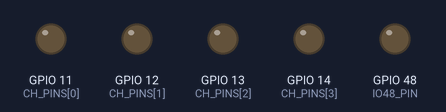
A sketch run on a simulated ESP32-S3. Parts: output pins drawn as LEDs (lit = HIGH).

Above: at 0.3 s.
At 1.25 s:
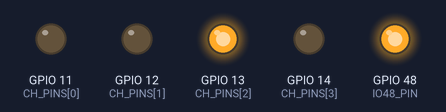
At 2.45 s:
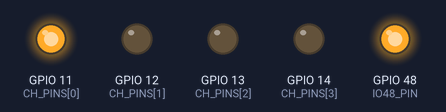
At 4.25 s:
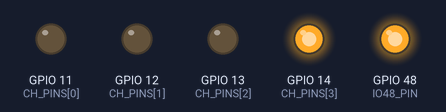
At 5.45 s:
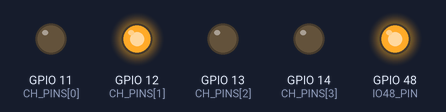
Timing chart, 0 to 5.8 s (numbered marks = the images above):
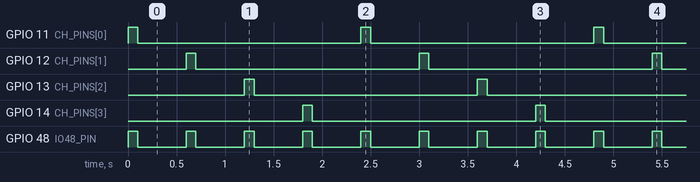

Measured:
- by itself, GPIO 11 (CH_PINS[0]), GPIO 12 (CH_PINS[1]), GPIO 13 (CH_PINS[2]), GPIO 14 (CH_PINS[3]): alternates HIGH for 0.10 s and LOW for 2.3 s
- by itself, GPIO 48 (IO48_PIN): alternates HIGH for 0.10 s and LOW for 0.50 s
- by itself, everything shown: repeats every 2.4 s, in 8 steps

The sketch:

link_test.ino
```cpp
// ============================================================================
//  link_test.ino  -  CLEAN-SLATE HARDWARE LINK TEST
// ----------------------------------------------------------------------------
//  Purpose: prove the PC can build and upload to this board, and that the
//  IO48 indicator and 240V channels 1-4 can be driven directly.
//
//  NO audio. NO Wi-Fi. NO libraries. NO NVS/Preferences.
//  NO include of, or reference to, any previous file in this project.
//
//  Behaviour, repeating forever:
//    channel 1 flashes 100 ms, pause 500 ms,
//    channel 2 flashes 100 ms, pause 500 ms,
//    channel 3 flashes 100 ms, pause 500 ms,
//    channel 4 flashes 100 ms, pause 500 ms,  -> back to channel 1
//    IO48 is ON for the same 100 ms as each channel.
//
//  Timing: one step = 100 + 500 = 600 ms.  Full cycle = 4 x 600 = 2400 ms.
//
//  Board:  ESP32-S3 N16R8 (16 MB flash, 8 MB octal PSRAM), port COM5
//  FQBN:   esp32:esp32:esp32s3:FlashSize=16M,PartitionScheme=huge_app,
//          FlashMode=qio,USBMode=hwcdc
// ============================================================================

// ---------------------------------------------------------------------------
//  PINS  -  taken from HARDWARE_CONNECTION.md
// ---------------------------------------------------------------------------
const uint8_t IO48_PIN = 48;   // onboard status LED, one flash per channel

const uint8_t CH_PINS[4] = { 11, 12, 13, 14 };   // 240V channels 1, 2, 3, 4
const uint8_t NUM_CH = 4;

// ---------------------------------------------------------------------------
//  TIMING  -  every flash is 100 ms long, followed by a 500 ms pause
// ---------------------------------------------------------------------------
const uint16_t FLASH_MS = 100;   // 100 ms is clearly visible; 300 ms merges
const uint16_t PAUSE_MS = 500;   // pause after each flash

// ---------------------------------------------------------------------------
//  setup  -  drive everything LOW before making the pins outputs, so nothing
//  glitches on at power-up.
// ---------------------------------------------------------------------------
void setup() {
  digitalWrite(IO48_PIN, LOW);
  pinMode(IO48_PIN, OUTPUT);

  for (uint8_t i = 0; i < NUM_CH; i++) {
    digitalWrite(CH_PINS[i], LOW);
    pinMode(CH_PINS[i], OUTPUT);
  }
}

// ---------------------------------------------------------------------------
//  loop  -  chase 1, 2, 3, 4 and repeat.  Deliberately simple: the channel is
//  written AT the flash, never from a slow engine, so the 100 ms window is
//  always honoured.
// ---------------------------------------------------------------------------
void loop() {
  for (uint8_t i = 0; i < NUM_CH; i++) {
    // --- flash: channel and IO48 on together for 100 ms ---
    digitalWrite(CH_PINS[i], HIGH);
    digitalWrite(IO48_PIN, HIGH);
    delay(FLASH_MS);

    digitalWrite(CH_PINS[i], LOW);
    digitalWrite(IO48_PIN, LOW);

    // --- pause: 500 ms, everything off ---
    delay(PAUSE_MS);
  }
}
```
